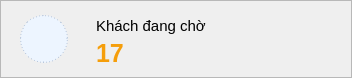
  <widget class="QFrame" name="cardDangCho">
   <property name="geometry">
    <rect>
     <x>394</x>
     <y>96</y>
     <width>352</width>
     <height>78</height>
    </rect>
   </property>
   <property name="frameShape">
    <enum>QFrame::Shape::StyledPanel</enum>
   </property>
   <widget class="QLabel" name="cardDangChoImage">
    <property name="geometry">
     <rect>
      <x>20</x>
      <y>15</y>
      <width>48</width>
      <height>48</height>
     </rect>
    </property>
    <property name="font">
     <font>
      <family>Segoe UI</family>
      <pointsize>11</pointsize>
      <bold>false</bold>
     </font>
    </property>
    <property name="styleSheet">
     <string notr="true">background:#edf5ff; border:1px dashed #b8c7dc; border-radius:24px;</string>
    </property>
    <property name="text">
     <string/>
    </property>
    <property name="pixmap">
     <pixmap>C:/Users/ADMIN/Downloads/clock.png</pixmap>
    </property>
    <property name="scaledContents">
     <bool>true</bool>
    </property>
    <property name="alignment">
     <set>Qt::AlignmentFlag::AlignCenter</set>
    </property>
    <property name="class" stdset="0">
     <string>imageSlot</string>
    </property>
   </widget>
   <widget class="QLabel" name="cardDangChoTitle">
    <property name="geometry">
     <rect>
      <x>96</x>
      <y>14</y>
      <width>210</width>
      <height>24</height>
     </rect>
    </property>
    <property name="font">
     <font>
      <family>Segoe UI</family>
      <pointsize>11</pointsize>
      <bold>false</bold>
     </font>
    </property>
    <property name="text">
     <string>Khách đang chờ</string>
    </property>
   </widget>
   <widget class="QLabel" name="lblSoKhachDangCho">
    <property name="geometry">
     <rect>
      <x>96</x>
      <y>38</y>
      <width>190</width>
      <height>30</height>
     </rect>
    </property>
    <property name="font">
     <font>
      <family>Segoe UI</family>
      <pointsize>19</pointsize>
      <bold>true</bold>
     </font>
    </property>
    <property name="styleSheet">
     <string notr="true">color:#f59e0b;</string>
    </property>
    <property name="text">
     <string>17</string>
    </property>
   </widget>
  </widget>
